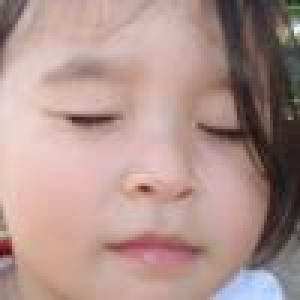
%> input picture test_images/sample_face.jpg, 100 x 100 px (shown 3 times larger)
$ octave demo_module3.m   (GNU Octave 9; MATLAB toolbox functions it lacks are replaced by stand-ins)
%> lines starting %> are read from the running program, lines starting %| are printed output that depends on the picture
### utils/loadSample.m
function img = loadSample(name, fallback)
%> called with name = 'sample_face.jpg'
% LOADSAMPLE  Load test_images/<name>. Also accepts the same name with another
%   extension (.jpeg .png .JPG ...). If no file is found, a MATLAB built-in image
%   (default 'peppers.png') is used and a WARNING tells you where to put your photo.
if nargin < 2, fallback = 'peppers.png'; end
root = fileparts(fileparts(mfilename('fullpath')));
folder = fullfile(root, 'test_images');
p = '';
if nargin >= 1 && ~isempty(name)
    [~, base] = fileparts(name);
    cands = [{name}, strcat(base, {'.jpg','.jpeg','.png','.JPG','.JPEG','.PNG','.bmp'})];
    for i = 1:numel(cands)
        if exist(fullfile(folder, cands{i}), 'file')
            p = fullfile(folder, cands{i});
            break;
        end
    end
end
if ~isempty(p)
    img = imread(p);
%> img is the input picture: size 100x100x3 uint8; mean R, G, B 175.3, 147.1, 141.3
    fprintf('Using your image: %s\n', p);
else
    img = imread(fallback);
    warning(['%s was not found in %s\nUsing the MATLAB test image "%s" instead.\n' ...
             'Save your face photo there as %s (JPG or PNG) and run again.'], ...
            name, folder, fallback, name);
end
if size(img,3) == 4, img = img(:,:,1:3); end
end

### module3_geometry/warpReverse.m
function out = warpReverse(img, T, outSize, method)
% WARPREVERSE  Reverse (inverse) mapping: for every OUTPUT pixel find the
%   corresponding INPUT location with inv(T) and interpolate. No holes appear.
%   T = 3x3 forward matrix, outSize = [rows cols], method = interpolation.
img = im2uint8(img);
if nargin < 3 || isempty(outSize), outSize = [size(img,1) size(img,2)]; end
if nargin < 4 || isempty(method),  method = 'bilinear'; end
Ho = outSize(1);  Wo = outSize(2);
[xo, yo] = meshgrid(1:Wo, 1:Ho);
P = T \ [xo(:)'; yo(:)'; ones(1, numel(xo))];
xs = reshape(P(1,:) ./ P(3,:), Ho, Wo);
ys = reshape(P(2,:) ./ P(3,:), Ho, Wo);
out = sampleImage(img, xs, ys, method);
%> the loop in sampleImage, `for k = 1:c` made 3 passes
%> pass 1, in sampleImage, `ch = x(:,:,k);`:
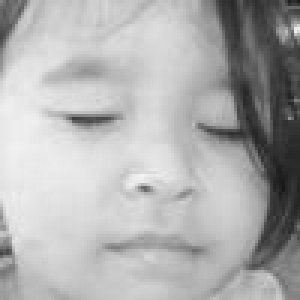
%> ch: size 100x100 double (shown 3 times larger); min 0.0863, max 0.957, mean 0.687
end

### module3_geometry/sampleImage.m
function out = sampleImage(img, xs, ys, method)
% SAMPLEIMAGE  Interpolate img at the (non-integer) coordinates (xs, ys).
%   xs = column coordinates, ys = row coordinates (both same size, 1-based).
%   method: 'nearest' | 'bilinear' | 'bicubic' (Keys cubic convolution, a = -0.5)
%   Points that fall outside the image become black.
if nargin < 4, method = 'bilinear'; end
x = im2double(img);
[h, w, c] = size(x);
tol = 1e-6;                                    % tolerance against floating-point round-off
valid = xs >= 1-tol & xs <= w+tol & ys >= 1-tol & ys <= h+tol;
out = zeros([size(xs) c]);
method = lower(method);
switch method
    case 'nearest'
        xi  = min(max(round(xs), 1), w);
        yi  = min(max(round(ys), 1), h);
        idx = sub2ind([h w], yi, xi);
    case 'bilinear'
        x0 = min(max(floor(xs), 1), max(w-1, 1));
        y0 = min(max(floor(ys), 1), max(h-1, 1));
        x1 = min(x0+1, w);  y1 = min(y0+1, h);
        dx = xs - x0;       dy = ys - y0;
        i00 = sub2ind([h w], y0, x0);  i01 = sub2ind([h w], y0, x1);
        i10 = sub2ind([h w], y1, x0);  i11 = sub2ind([h w], y1, x1);
    case 'bicubic'
        x0 = floor(xs);  y0 = floor(ys);
        dx = xs - x0;    dy = ys - y0;
    otherwise
        error('Unknown interpolation method: %s', method);
end
for k = 1:c
    ch = x(:,:,k);
    switch method
        case 'nearest'
            v = ch(idx);
        case 'bilinear'
            v = ch(i00).*(1-dx).*(1-dy) + ch(i01).*dx.*(1-dy) + ...
                ch(i10).*(1-dx).*dy     + ch(i11).*dx.*dy;
        case 'bicubic'
            v = zeros(size(xs));
            for m = -1:2
                yi = min(max(y0 + m, 1), h);
                wy = cubicW(m - dy);
                for n = -1:2
                    xi = min(max(x0 + n, 1), w);
                    wx = cubicW(n - dx);
                    v = v + ch(sub2ind([h w], yi, xi)) .* wx .* wy;
                end
            end
    end
    out(:,:,k) = min(max(v, 0), 1) .* valid;
end
out = im2uint8(out);
end

% [10 lines left out: function cubicW, not called in this run]

### module3_geometry/scaleImg.m
function out = scaleImg(img, sx, sy, method)
% SCALEIMG  Scaling / zooming (resize) with a chosen interpolation method.
%   Output size = round([rows*sy cols*sx]). Corners of input and output align.
if nargin < 3 || isempty(sy), sy = sx; end
if nargin < 4 || isempty(method), method = 'bilinear'; end
[h, w, ~] = size(img);
outSize = max(1, round([h*sy, w*sx]));
T = [sx 0 1-sx; 0 sy 1-sy; 0 0 1];          % x_out = sx*(x_in-1)+1
out = warpReverse(img, T, outSize, method);
end

### module3_geometry/rotateImg.m
function out = rotateImg(img, angleDeg, method, expand)
%> called with angleDeg = 30, method = 'bilinear', expand = true
% ROTATEIMG  Rotate about the image center (positive angle = counter-clockwise).
%   expand = true enlarges the canvas so nothing is cropped.
if nargin < 3 || isempty(method), method = 'bilinear'; end
if nargin < 4 || isempty(expand), expand = false; end
[h, w, ~] = size(img);
cx = (w+1)/2;  cy = (h+1)/2;
%> after `cx = (w+1)/2`: cx = 50.5
%> after `cy = (h+1)/2`: cy = 50.5
R = tformMatrix('rotate', angleDeg);
if expand
    th = deg2rad(angleDeg);
    newW = ceil(abs(w*cos(th)) + abs(h*sin(th)) - 1e-9);   % -1e-9 avoids float round-up
%> newW = 137
    newH = ceil(abs(w*sin(th)) + abs(h*cos(th)) - 1e-9);
%> newH = 137
    T = tformMatrix('translate', (newW+1)/2, (newH+1)/2) * R * tformMatrix('translate', -cx, -cy);
    out = warpReverse(img, T, [newH newW], method);
else
    T = tformMatrix('translate', cx, cy) * R * tformMatrix('translate', -cx, -cy);
    out = warpReverse(img, T, [h w], method);
end
end

### module3_geometry/tformMatrix.m
function T = tformMatrix(type, a, b)
% TFORMMATRIX  3x3 homogeneous matrices that map input (x,y) -> output (x,y).
%   'translate' (tx=a, ty=b)   'scale' (sx=a, sy=b)
%   'rotate'    (angle=a, degrees, counter-clockwise on screen)
%   'shear'     (shx=a, shy=b)
switch lower(type)
    case 'translate', T = [1 0 a; 0 1 b; 0 0 1];
    case 'scale',     T = [a 0 0; 0 b 0; 0 0 1];
    case 'rotate',    th = deg2rad(a);   % image y axis points down -> this is CCW
                      T = [cos(th) sin(th) 0; -sin(th) cos(th) 0; 0 0 1];
    case 'shear',     T = [1 a 0; b 1 0; 0 0 1];
    otherwise, error('Unknown transform type: %s', type);
end
end

### module3_geometry/shearImg.m
function out = shearImg(img, shx, shy, method)
% SHEARIMG  Shear about the image center (a special affine transform).
if nargin < 4, method = 'bilinear'; end
[h, w, ~] = size(img);
cx = (w+1)/2;  cy = (h+1)/2;
T = tformMatrix('translate', cx, cy) * tformMatrix('shear', shx, shy) * tformMatrix('translate', -cx, -cy);
%> T = [1 0.3 -15.15; 0 1 0; 0 0 1]
out = affineTransform(img, T, method, 'reverse');
end

### utils/showCompare.m
function showCompare(imgs, titles, figTitle)
% SHOWCOMPARE  Display several images side by side in one figure.
%   showCompare({img1,img2,...}, {'title1','title2',...}, 'Figure title')
n = numel(imgs);
cols = min(n, 4);
rows = ceil(n/cols);
if nargin >= 3, f = figure('Name', figTitle, 'NumberTitle', 'off'); else, f = figure; end
set(f, 'Color', 'w');
for i = 1:n
    subplot(rows, cols, i);
    imshow(imgs{i});
    if nargin >= 2 && numel(titles) >= i, title(titles{i}, 'Interpreter', 'none'); end
end
end

### module3_geometry/warpForward.m
function out = warpForward(img, T, outSize)
% WARPFORWARD  Forward mapping: every INPUT pixel is moved to T*(x,y) and
%   rounded to the nearest output pixel. Holes/gaps can appear (that is the
%   reason reverse mapping is preferred) - use it to demonstrate the problem.
img = im2uint8(img);
[h, w, c] = size(img);
if nargin < 3 || isempty(outSize), outSize = [h w]; end
Ho = outSize(1);  Wo = outSize(2);
[x, y] = meshgrid(1:w, 1:h);
P  = T * [x(:)'; y(:)'; ones(1, numel(x))];
xo = round(P(1,:) ./ P(3,:));  xo = xo(:);
yo = round(P(2,:) ./ P(3,:));  yo = yo(:);
ok = xo >= 1 & xo <= Wo & yo >= 1 & yo <= Ho;
idx = sub2ind([Ho Wo], yo(ok), xo(ok));
out = zeros(Ho, Wo, c, 'uint8');
for k = 1:c
    ch  = img(:,:,k);   chv = ch(:);
    tmp = zeros(Ho, Wo, 'uint8');
    tmp(idx) = chv(ok);
    out(:,:,k) = tmp;
end
end

### module3_geometry/compareInterp.m
function compareInterp(img, scale)
% COMPAREINTERP  Zoom a small patch with nearest / bilinear / bicubic
%   interpolation and display the three results side by side.
if nargin < 2, scale = 4; end
[h, w, ~] = size(img);
ps = min([48, h, w]);
r = floor((h-ps)/2) + 1;  c = floor((w-ps)/2) + 1;
patch = img(r:r+ps-1, c:c+ps-1, :);
n  = scaleImg(patch, scale, scale, 'nearest');
bl = scaleImg(patch, scale, scale, 'bilinear');
bc = scaleImg(patch, scale, scale, 'bicubic');
showCompare({patch, n, bl, bc}, {'Original patch', 'Nearest', 'Bilinear', 'Bicubic'}, 'Interpolation comparison');
end

### module3_geometry/radialCorrect.m
function out = radialCorrect(img, k1, k2)
% RADIALCORRECT  Radial lens-distortion correction (reverse mapping).
%   For every output pixel with normalized radius r, the source pixel is taken
%   from  r_src = r * (1 + k1*r^2 + k2*r^4).
%   k1 < 0 : corrects pincushion distortion,  k1 > 0 : corrects barrel distortion
%   (try small values in the range -0.5 ... 0.5).
if nargin < 2 || isempty(k1), k1 = 0.2; end
if nargin < 3 || isempty(k2), k2 = 0;   end
img = im2uint8(img);
[h, w, ~] = size(img);
cx = (w+1)/2;  cy = (h+1)/2;
nrm = hypot(cx, cy);                         % normalize by half the diagonal
[xo, yo] = meshgrid(1:w, 1:h);
xn = (xo - cx) / nrm;   yn = (yo - cy) / nrm;
r2 = xn.^2 + yn.^2;
f  = 1 + k1*r2 + k2*r2.^2;
xs = cx + xn .* f * nrm;
ys = cy + yn .* f * nrm;
out = sampleImage(img, xs, ys, 'bilinear');
end

### module3_geometry/registerTranslation.m
function [aligned, shift] = registerTranslation(fixed, moving)
% REGISTERTRANSLATION  (Optional/advanced) Basic image registration by phase
%   correlation in the Fourier domain. Estimates the translation [dy dx] that
%   aligns 'moving' to 'fixed' (both must have the same size) and applies it.
f = im2double(toGray(fixed));
m = im2double(toGray(moving));
if ~isequal(size(f), size(m)), error('Images must have the same size.'); end
R = fft2(f) .* conj(fft2(m));
R = R ./ (abs(R) + eps);                     % normalized cross-power spectrum
r = real(ifft2(R));
[~, idx] = max(r(:));
[py, px] = ind2sub(size(r), idx);
dy = py - 1;  dx = px - 1;
[h, w] = size(f);
if dy > h/2, dy = dy - h; end
if dx > w/2, dx = dx - w; end
shift = [dy dx];
aligned = translateImg(moving, dx, dy, 'bilinear');
end

### module3_geometry/translateImg.m
function out = translateImg(img, tx, ty, method)
% TRANSLATEIMG  Shift the image by tx (right) and ty (down) pixels.
if nargin < 4, method = 'bilinear'; end
out = warpReverse(img, tformMatrix('translate', tx, ty), [], method);
end

### utils/toGray.m
function g = toGray(img)
% TOGRAY  Convert any input image to a uint8 grayscale image.
if size(img,3) == 3
    g = rgb2gray(img);
elseif size(img,3) > 3
    g = rgb2gray(img(:,:,1:3));
else
    g = img;
end
g = im2uint8(g);
end

### module3_geometry/affineTransform.m
function out = affineTransform(img, A, method, mapping)
% AFFINETRANSFORM  General affine warp.
%   A       : 2x3 or 3x3 matrix mapping input (x,y) -> output (x,y)
%   method  : 'nearest' | 'bilinear' | 'bicubic'
%   mapping : 'reverse' (default, no holes) | 'forward' (may leave holes)
if nargin < 3 || isempty(method),  method  = 'bilinear'; end
if nargin < 4 || isempty(mapping), mapping = 'reverse';  end
if size(A,1) == 2, A = [A; 0 0 1]; end
if strcmpi(mapping, 'forward')
    out = warpForward(img, A);
else
    out = warpReverse(img, A, [], method);
end
end

### demos/demo_module3.m
% DEMO_MODULE3  Student 3 - Geometric transformations and interpolation
clear; clc; close all;
addpath(genpath(fileparts(fileparts(mfilename('fullpath')))));
img = loadSample('sample_face.jpg');

showCompare({img, translateImg(img,60,30), scaleImg(img,0.5), rotateImg(img,30,'bilinear',true), shearImg(img,0.3,0)}, ...
    {'Original', 'Translation', 'Scaling x0.5', 'Rotation 30 deg', 'Shear'}, 'Geometric transformations');

M = tformMatrix('translate',(size(img,2)+1)/2,(size(img,1)+1)/2) * tformMatrix('rotate',30) * ...
    tformMatrix('translate',-(size(img,2)+1)/2,-(size(img,1)+1)/2);
showCompare({warpForward(img, M), warpReverse(img, M, [], 'bilinear')}, ...
    {'Forward mapping (holes)', 'Reverse mapping (no holes)'}, 'Forward vs reverse mapping');
%> after the loop in warpForward, `for k = 1:c`:
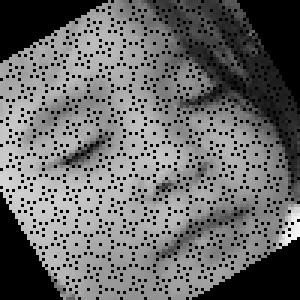
%> tmp: size 100x100 uint8 (shown 3 times larger); min 0, max 250, mean 106.1
%> call 5 of sampleImage, with method = 'bilinear'
%> after the loop in sampleImage (call 5), `for k = 1:c`:
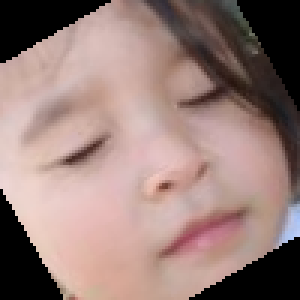
%> out: size 100x100x3 double (shown 3 times larger); mean R, G, B 0.596, 0.496, 0.475

compareInterp(img, 4);
%> call 6 of sampleImage, with method = 'nearest'
%> the loop in sampleImage (call 6), `for k = 1:c` made 3 passes
%> pass 1, in sampleImage (call 6), `v = ch(idx);`:
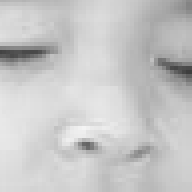
%> v: size 192x192 double; min 0.243, max 0.957, mean 0.781
%> after the loop in sampleImage (call 6), `for k = 1:c`:
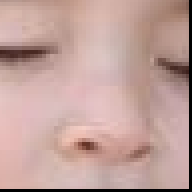
%> out: size 192x192x3 double; mean R, G, B 0.757, 0.631, 0.608
%> after the loop in sampleImage (call 6), `for k = 1:c`:
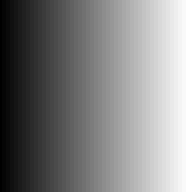
%> xi: size 192x192 double; min 1, max 48, mean 25; drawn with min black and max white
%> after the loop in sampleImage (call 6), `for k = 1:c`:
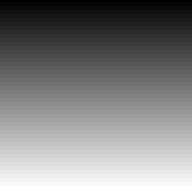
%> yi: size 192x192 double; min 1, max 48, mean 25; mean of the top-left, top-right, bottom-left and bottom-right quarters 13, 13, 37, 37; drawn with min black and max white

dist = radialCorrect(img, 0.25, 0);          % simulate a distorted image
fix  = radialCorrect(dist, -0.2, 0);         % and correct it
showCompare({img, dist, fix}, {'Original', 'Distorted (simulated)', 'Corrected'}, 'Radial distortion correction');

% Optional: registration by phase correlation
moved = translateImg(img, 25, -15);
[aligned, shift] = registerTranslation(img, moved);
%> in registerTranslation, `[~, idx] = max(r(:));`: idx = 7516
%> in registerTranslation, `[py, px] = ind2sub(size(r), idx);`: py = 16; px = 76
%> in registerTranslation, `dy = py - 1`: dy = 15
%> in registerTranslation, `dx = px - 1`: dx = 75
%> in registerTranslation, `dx = dx - w`: dx = -25
%> in registerTranslation, `shift = [dy dx];`: shift = [15 -25]
%> shift = [15 -25]
showCompare({img, moved, aligned}, {'Reference', 'Shifted', sprintf('Aligned (shift %d,%d)', shift(1), shift(2))}, 'Image registration');
